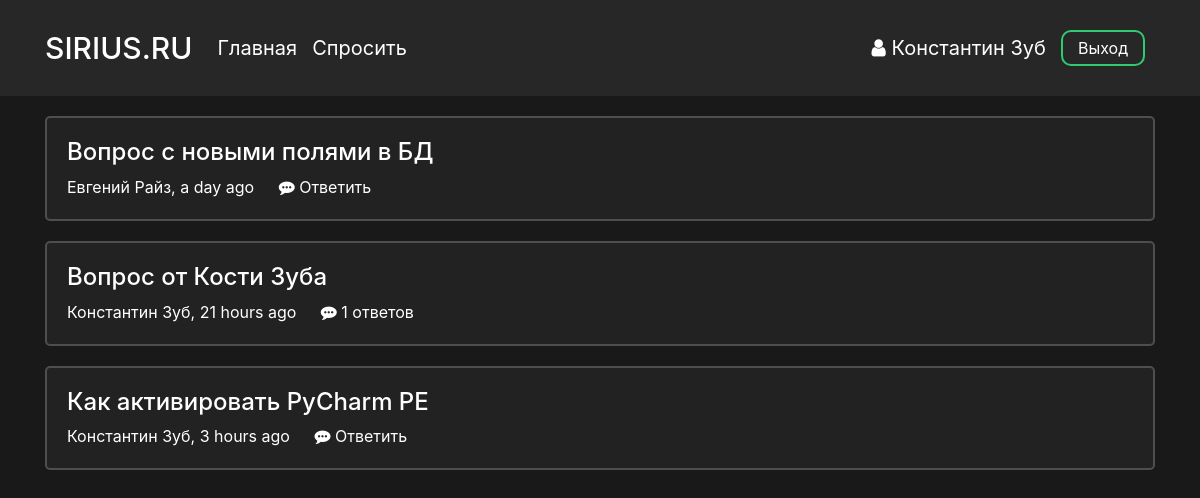
Screenshot of /main (signed in) with the database file from the repository.
### data/users.py (models this page shows, shortened)
class User(SqlAlchemyBase, UserMixin):
    __tablename__ = 'users'
    id = sqlalchemy.Column(sqlalchemy.Integer,
                           primary_key=True, autoincrement=True)
    surname = sqlalchemy.Column(sqlalchemy.String, nullable=True)
    name = sqlalchemy.Column(sqlalchemy.String, nullable=True)
    image_file = sqlalchemy.Column(sqlalchemy.String, nullable=False, default='default.jpg')
    age = sqlalchemy.Column(sqlalchemy.Integer, nullable=True)
    country = sqlalchemy.Column(sqlalchemy.String, nullable=True)
    city = sqlalchemy.Column(sqlalchemy.String, nullable=True)
    email = sqlalchemy.Column(sqlalchemy.String,
                              index=True, unique=True, nullable=True)
    hashed_password = sqlalchemy.Column(sqlalchemy.String, nullable=True)
    registration_date = sqlalchemy.Column(sqlalchemy.DateTime,
                                      default=datetime.datetime.utcnow)

### data/questions.py (models this page shows)
class Question(SqlAlchemyBase):
    __tablename__ = 'questions'
    id = sqlalchemy.Column(sqlalchemy.Integer,
                           primary_key=True, autoincrement=True)
    title = sqlalchemy.Column(sqlalchemy.String)
    text = sqlalchemy.Column(sqlalchemy.String)
    user_id = sqlalchemy.Column(sqlalchemy.Integer,
                                sqlalchemy.ForeignKey("users.id"))
    user = orm.relation('User')
    created_date = sqlalchemy.Column(sqlalchemy.DateTime,
                                      default=datetime.datetime.utcnow)
    def get_answers(self):
        from data import db_session
        db_sess = db_session.create_session()
        answers= db_sess.query(Answer).filter(Answer.question_id == self.id).all()
        return answers

### main.py (the view)
@app.route("/main", methods=["GET", "POST"])
def main_page():
    db_sess = db_session.create_session()
    questions = db_sess.query(Question).all()
    return render_template(
        "main.html",
        title="Ответы S1RIYS.RU",
        questions=questions,
    )

### data/db_session.py (called while the page is built)
def create_session() -> Session:
    global __factory
    return __factory()

### main.py (called while the page is built)
@manager.user_loader
def load_user(user_id):
    db_sess = db_session.create_session()
    user = db_sess.query(User).filter(User.id == user_id).first()
    return user

### templates/main.html
<head>
    <link rel="stylesheet" type="text/css" href="{{ url_for('static', filename='css/main.css')}}">
</head>
{% extends "base.html" %}
{% block content %}
    <div class="questions">
        {% for item in questions%}
            <div class="col-md6 question_card">
                <h4><a href="{{ url_for('question_page', question_id = item.id) }}">{{item.title}}</a></h4>
                <p class="author">
                    <a href="{{ url_for('profile_page', profile_id = item.user.id) }}">{{item.user.name}} {{item.user.surname}}</a>,
                    {{ moment(item.created_date).fromNow(refresh=True) }}
                </p>
                <p class="answers">
                    {% set answer_count = item.get_answers()|length %}
                    {% if answer_count == 0 %}
                    <a href="{{ url_for('question_page', question_id = item.id) }}">
                        <i class="fa fa-commenting" aria-hidden="true"></i>
                        Ответить
                    </a>
                    {% else %}
                    <a href="{{ url_for('question_page', question_id = item.id) }}">
                        <i class="fa fa-commenting" aria-hidden="true"></i>
                        {{ item.get_answers()|length }} ответов
                    </a>
                    {% endif %}
                </p>
            </div>
        {% endfor %}
    </div>
{% endblock %}

### templates/base.html (shortened to what this page needs)
<!doctype html>
<html lang="ru">
<head>
    <link rel="stylesheet"
          href="https://stackpath.bootstrapcdn.com/bootstrap/4.4.1/css/bootstrap.min.css"
>
    <link rel="stylesheet" type="text/css" href="{{ url_for('static', filename='css/base.css')}}">
    <link rel="stylesheet" href="https://maxcdn.bootstrapcdn.com/font-awesome/4.5.0/css/font-awesome.min.css">
</head>
<body>
    <header>
        <div class="container">
            <nav class="navbar header">
                <div class="nav_left">
                    <a class="navbar-brand nav_logo" href="{{ url_for('main_page') }}">SIRIUS.RU</a>
                    <a class="navbar-brand nav_item" href="{{ url_for('main_page') }}">Главная</a>
                    <a class="navbar-brand nav_item" href="{{ url_for('ask_question_page') }}">Спросить</a>
                </div>
                <div class="nav_right">
                    {% if current_user %}
                        {% if current_user.is_authenticated %}
                            <a class="profile nav_item" href="{{ url_for('profile_page', profile_id = current_user.id) }}">
                                <i class="fa fa-user" aria-hidden="true"></i> {{ current_user.name }} {{current_user.surname }}
                            </a>
                            <a class="nav_item nav_btn" href="{{ url_for('logout') }}">Выход</a>
                        {% else %}
                            <a class="nav_item nav_btn" href="{{ url_for('login') }}">Войти</a>
                            <a class="nav_item nav_btn" href="{{ url_for('reqister') }}">Зарегистрироваться</a>
                        {% endif %}
                    {% endif %}
                </div>
            </nav>
        </div>
    </header>
    <main role="main" class="container">
        {% block content %}{% endblock %}
    </main>
</body>
</html>

### static/css/main.css (style rules this page uses)
.question_card { margin-top: 20px; padding: 20px; background-color: #222; border: 2px solid rgba(255, 255, 255, 0.2); border-radius: 5px; }
.author { display: inline-block; margin-right: 20px; }
.answers { display: inline-block; }

### static/css/base.css (style rules this page uses)
html { color: #ffffff }
body { background-color: #191919 !important; color: #ffffff; overflow-y: scroll; }
a { color: #ffffff; }
p { margin: 0px; }
header { background-color: #272727; color: #ffffff; }
.header { display: flex; justify-content: space-between; vertical-align: middle; margin-bottom: 20px; padding: 10px 0; }
.nav_left, .nav_right { display: flex; flex-direction: row; flex-wrap: nowrap; justify-content: center; align-items: center; align-content: center; }
.nav_logo { font-size: 30px; font-weight: 500; margin-right: 25px }
.nav_item { display: inline-block; margin-right: 15px; transition: 0.15s; }
.profile { font-size: 20px; }
.nav_btn { border-radius: 10px; outline: none; border: 2px solid #2ecc71; background: none; display: block; margin: 20px auto; margin-right: 10px; padding: 4px 15px; text-align: center; color: white; transition: 0.25s; cursor: pointer; }

### rows the page displays
User: name "Константин", surname "Зуб"
Question: title "Вопрос с новыми полями в БД", user.name "Евгений", user.surname "Райз", created_date "a day ago"
Question: title "Вопрос от Кости Зуба", user.name "Константин", user.surname "Зуб", created_date "21 hours ago", get_answers|length "1"
Question: title "Как активировать PyCharm PE", user.name "Константин", user.surname "Зуб", created_date "3 hours ago"
